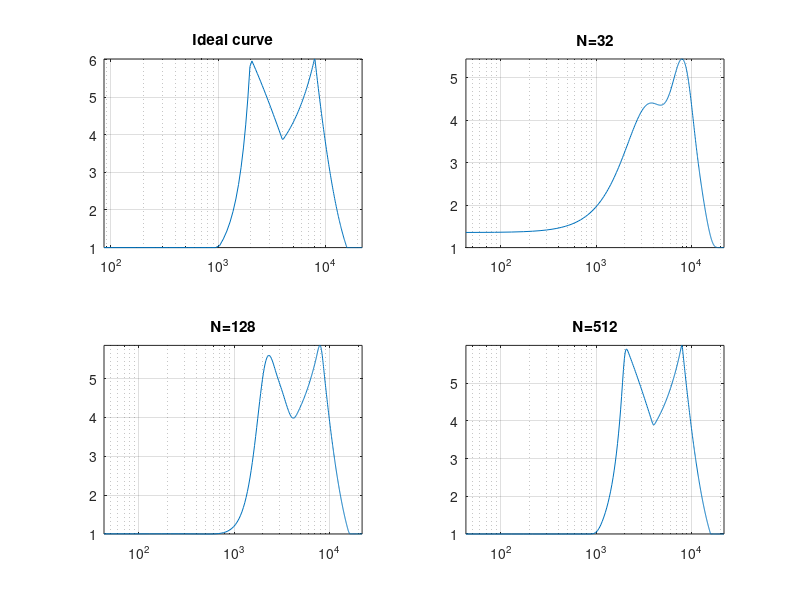

This chart was generated by the following MATLAB code:
figure;
load ir32.txt
load ir128.txt
load ir512.txt
load shdump512.txt


subplot(2,2,2);
[H32,W32] = freqz(ir32,1, 512, 44100); semilogx(W32, abs(H32)); axis tight;grid;
title('N=32');
subplot(2,2,3);
[H128,W128] = freqz(ir128,1, 512, 44100); semilogx(W128, abs(H128)); axis tight;grid;
title('N=128');
subplot(2,2,4);
[H512,W512] = freqz(ir512,1, 512, 44100); semilogx(W512, abs(H512)); axis tight;grid;
title('N=512');

subplot(2,2,1);
load shdump512.txt
semilogx(W512(1:257)*2, shdump512); grid; axis tight;
title('Ideal curve');

